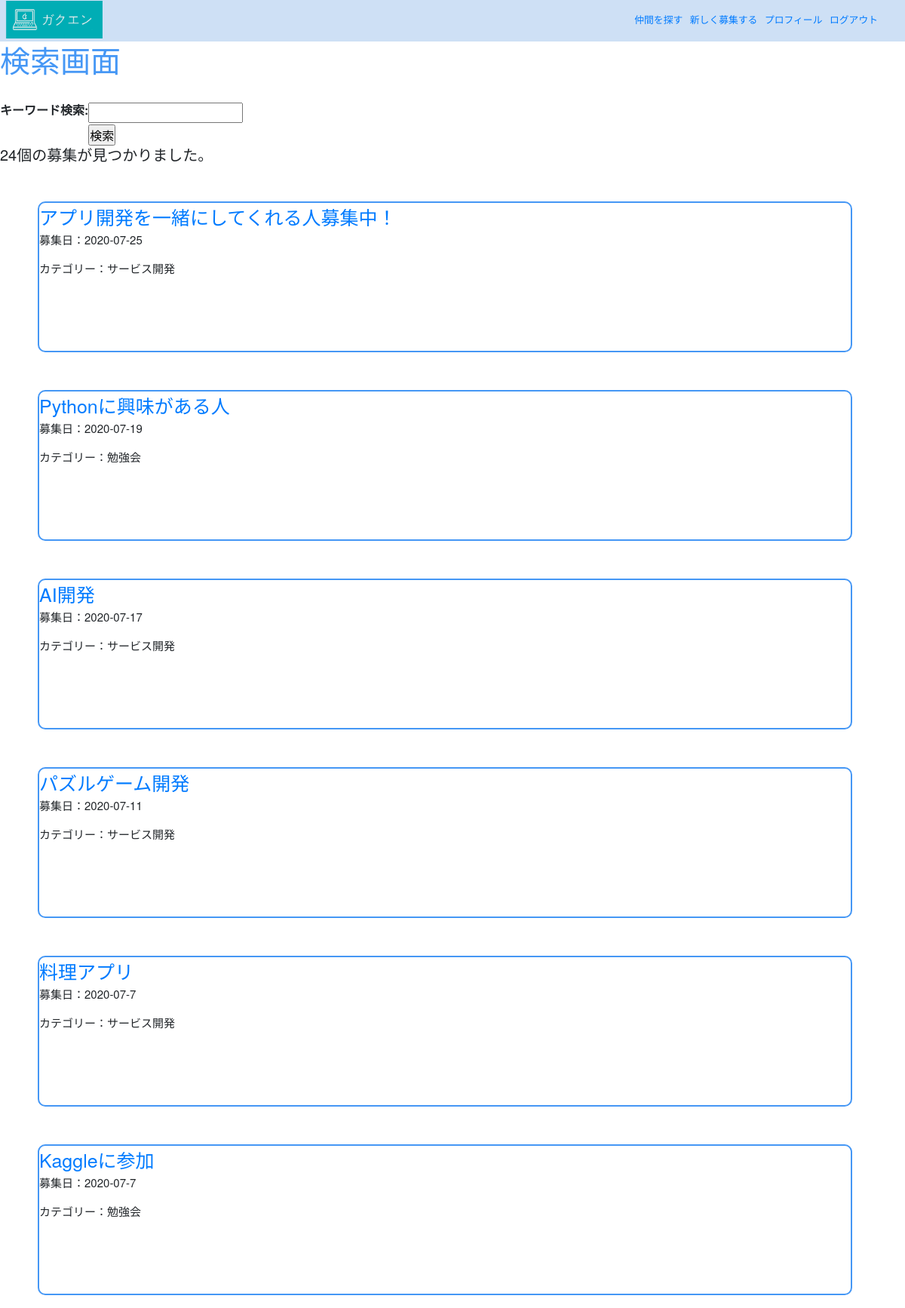
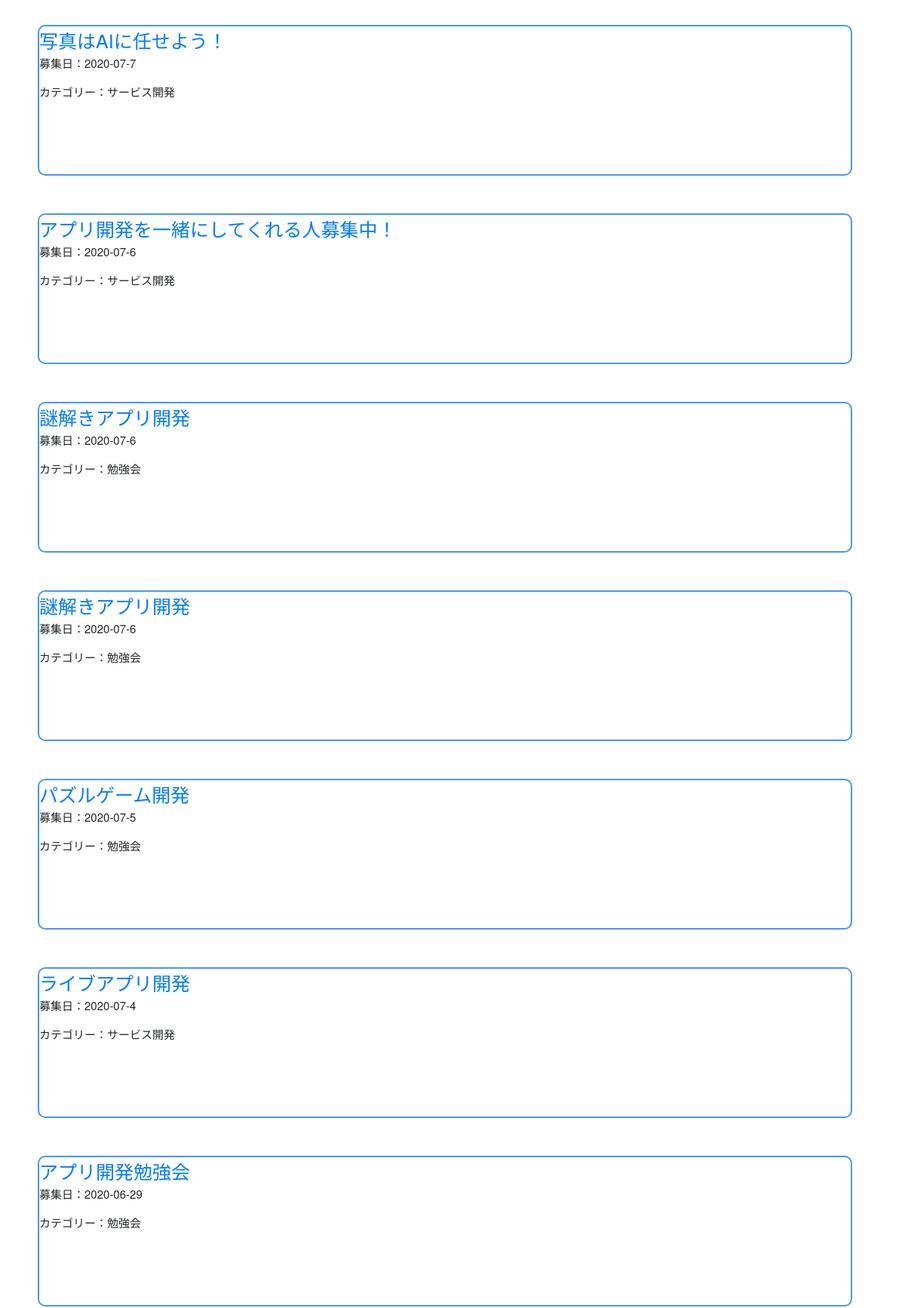
Page /match/search (signed in, upper part) on the committed database (2 pictures, top to bottom).
### match/models.py (models this page shows, shortened)
class Recruit(models.Model):
    recruit_id = models.ForeignKey(Profile,on_delete=models.CASCADE,blank=True,null=True)
    recruit_title = models.CharField(max_length=100)
    recruit_content = models.TextField()
    category = models.CharField(choices=CATEGORY,max_length=25,null=True)
    pub_date = models.DateTimeField(default=timezone.now,null=True)
    class Meta:
        ordering = ('-pub_date',)

### match/views.py (the view)
# urls.py: path('search',views.search,name='search'),
@login_required(login_url='/accounts/login/')
def search(request):
    if (request.method == 'POST'):
        form = SearchForm(request.POST)
        str_category = request.POST['category_search']
        data = Recruit.objects.filter(recruit_title__contains=str_category)
        count = Recruit.objects.filter(recruit_title__contains=str_category).count()
    else:
        form = SearchForm()
        data = Recruit.objects.all().values('id','pub_date','category','recruit_title')
        count = Recruit.objects.all().count()
    params = {
        'form': form,
        'data': data,
        'count': count,
    }
    return render(request,'match/search.html',params)

### match/forms.py
class SearchForm(forms.Form):
    category_search = forms.CharField(label='キーワード検索',required=False)

### match/templates/match/search.html (shortened to what this page needs)
{% extends "match/base.html" %}
{% load static %}
{% load bootstrap4 %}
{% block content %}
<link rel="stylesheet" type="text/css" href="{% static 'css/search.css' %}">
<link rel="stylesheet" href="https://use.fontawesome.com/releases/v5.5.0/css/all.css">
<h1>検索画面</h1>
<div class="search-form">
<table>
    <form action="{% url 'search' %}" method="post">
        <li>{{ form }}</li>
        <li><tr><td></td><td><input type="submit" value="検索"></td></tr></li>
    </form>
</table>
</div>
<h5>{{count}}個の募集が見つかりました。</h5>
<table>
{% for item in data %}
    <div class="recruit">
    <div class="recruit-title"><a href="{% url 'other_recruit' item.id %}">{{ item.recruit_title }}</a></div>
    <p>募集日：{{ item.pub_date|date:"Y-m-j "}}</p>
    <p>カテゴリー：{{ item.category }}</p>
    <br>
    </div>
{% endfor %}
</table>
{% endblock %}

### match/static/css/base.css (style rules this page uses)
* { margin:0; padding:0; }
li { display: inline-block; padding: 16px 0px 6px 6px; }
body { background-color: white; font-size: 80%; font-family: "Helvetica Neue", Arial, "Hiragino Kaku Gothic ProN", "Hiragino Sans", Meiryo, sans-serif; }

### match/static/css/search.css (style rules this page uses)
h1 { color: #4597F5; }
.search-form { margin: auto; }
.recruit { float:center; width: 90%; height: 25%; border: solid 2px; border-radius: 10px; border-color: #4597F5; margin: 50px; }
.recruit-title { font-size: 25px; }
p { font-size: 15px; }

### rows in the picture
Recruit: recruit_title "アプリ開発を一緒にしてくれる人募集中！", pub_date "2020-07-25", category "サービス開発"
Recruit: recruit_title "Pythonに興味がある人", pub_date "2020-07-19", category "勉強会"
Recruit: recruit_title "AI開発", pub_date "2020-07-17", category "サービス開発"
Recruit: recruit_title "パズルゲーム開発", pub_date "2020-07-11", category "サービス開発"
Recruit: recruit_title "料理アプリ", pub_date "2020-07-7", category "サービス開発"
Recruit: recruit_title "Kaggleに参加", pub_date "2020-07-7", category "勉強会"
Recruit: recruit_title "写真はAIに任せよう！", pub_date "2020-07-7", category "サービス開発"
Recruit: recruit_title "アプリ開発を一緒にしてくれる人募集中！", pub_date "2020-07-6", category "サービス開発"
Recruit: recruit_title "謎解きアプリ開発", pub_date "2020-07-6", category "勉強会"
Recruit: recruit_title "謎解きアプリ開発", pub_date "2020-07-6", category "勉強会"
Recruit: recruit_title "パズルゲーム開発", pub_date "2020-07-5", category "勉強会"
Recruit: recruit_title "ライブアプリ開発", pub_date "2020-07-4", category "サービス開発"
Recruit: recruit_title "アプリ開発勉強会", pub_date "2020-06-29", category "勉強会"

### other values in the picture
{{ count }} "24"
